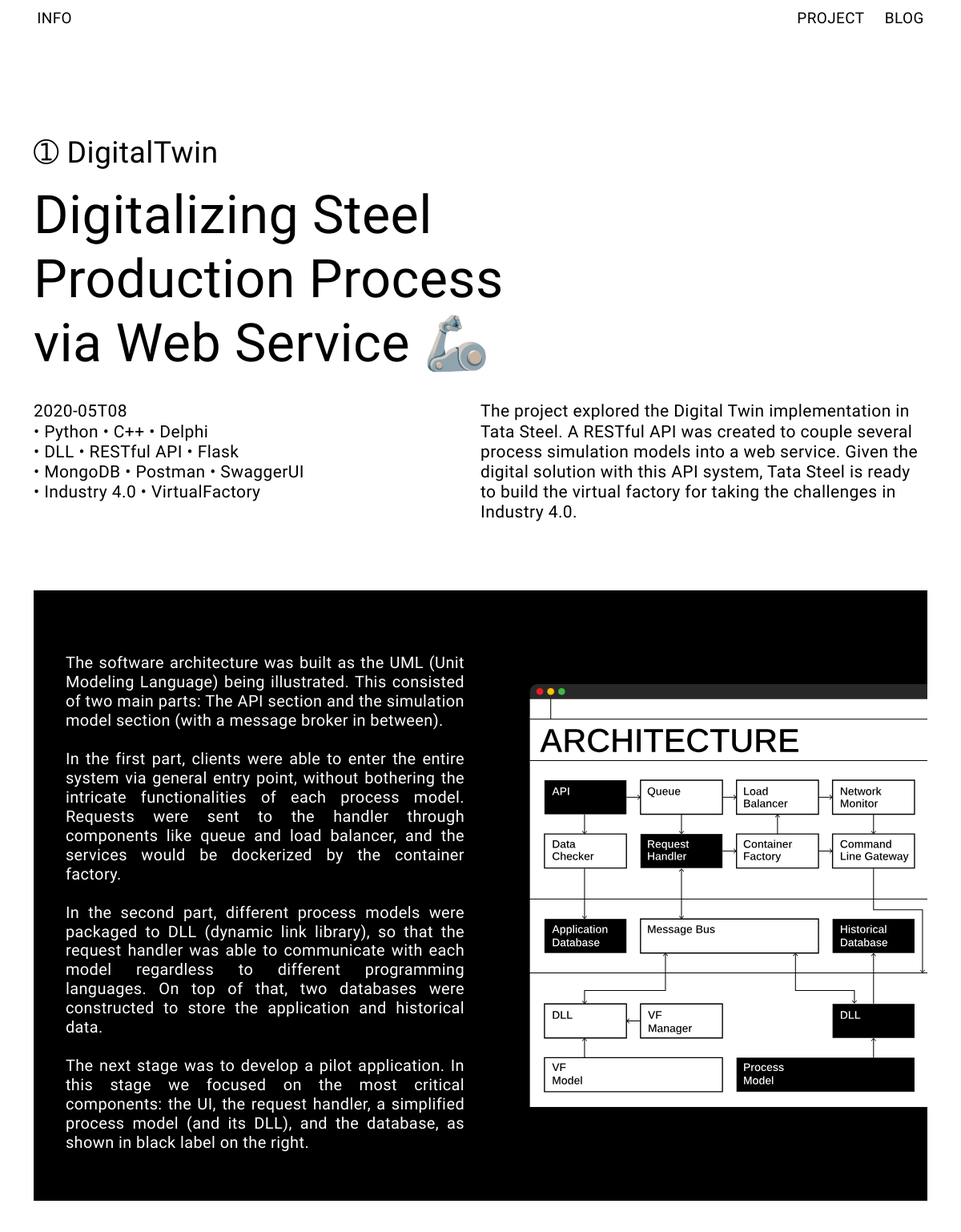
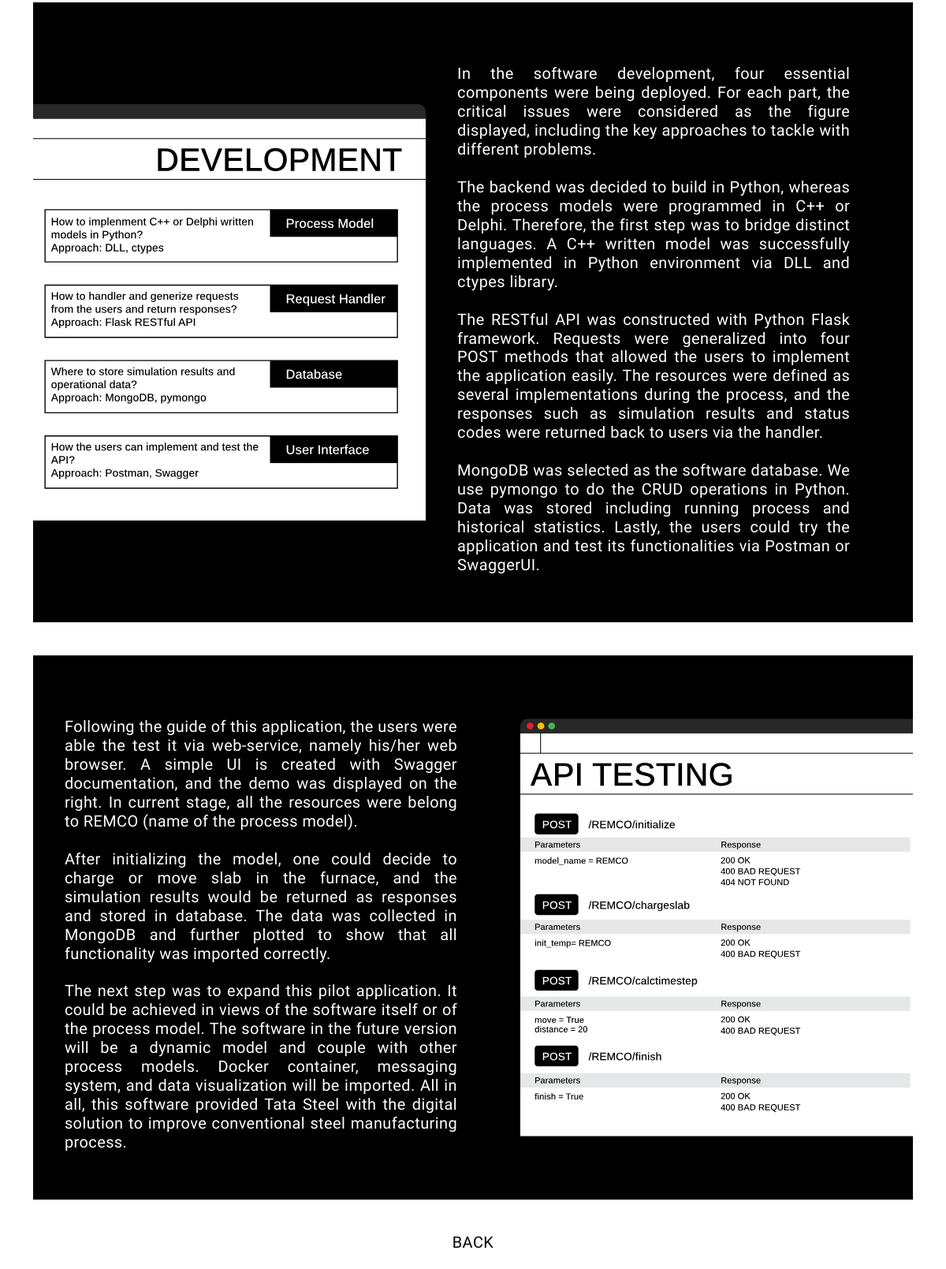
Page /project/DigitalTwin/ on the committed database (2 pictures, top to bottom).
### project/models.py (models this page shows, shortened)
class Project(models.Model):
    title = models.CharField(max_length=100)
    key = models.TextField()
    brief = models.TextField()
    slogan = models.CharField(max_length=100)
    time = models.CharField(max_length=100)
    tag = models.TextField()
    introduction = models.TextField()
    github = models.CharField(max_length=100, blank=True)
    content_1 = models.TextField()
    image_1 = models.FileField(upload_to='project/images/')
    content_2 = models.TextField()
    image_2 = models.FileField(upload_to='project/images/')
    content_3 = models.TextField()
    image_3 = models.FileField(upload_to='project/images/')

### project/views.py (the view)
# urls.py: path('<str:project_title>/', views.detail_project, name='detail_project'),
def detail_project(request, project_title):
    project = get_object_or_404(Project, title=project_title)
    return render(request, 'project/detail_project.html', {'project': project})

### project/templates/project/detail_project.html (shortened to what this page needs)
{% extends 'info/base.html' %}
{% load static %}
{% block head %}
<link rel="stylesheet" href="{% static 'project/detail_project.css' %}">
{% endblock %}
{% block content %}
<div class="project-description">
    <span class="project-title circle_{{ project.id }}">{{ project.title }}</span>
    <h1 class="slogan">
        {{ project.slogan }}
    </h1>
    <div class="column">
        <div class="left-column">
            <span class="time-stamp">
                {{ project.time }}
            </span>
            <div class="tech-tags">
                {{ project.tag|safe }}
            </div>
            <div class="github">
            </div>
        </div>
        <div class="right-column introduction">
            {{ project.introduction|safe }}
        </div>
    </div>
</div>
<div class="images-notes">
    <div class="note">
        {{ project.content_1|safe }}
    </div>
    <div class="image">
        <img src="{{ project.image_1.url}}">
    </div>
</div>
<div class="images-notes" class="reverse-img">
    <div class="image">
        <img src="{{ project.image_2.url}}">
    </div>
    <div class="note">
        {{ project.content_2|safe }}
    </div>
</div>
<div class="images-notes">
    <div class="note">
        {{ project.content_3|safe }}
    </div>
    <div class="image">
        <img src="{{ project.image_3.url}}">
    </div>
</div>
<h5 class="project-detail">
    <a href="{% url 'project:all_project' %}">BACK</a>
</h5>
{% endblock %}

### info/static/info/style.css (style rules this page uses)
* { margin: 0; padding: 0; box-sizing: border-box; font-size: 100%; font-weight: 300; font: inherit; vertical-align: baseline; }
:root { --ms-2: 0.56rem; --ms-1: 0.75rem; --ms0: 1rem; --ms1: 1.33rem; --ms2: 1.78rem; --ms3: 2.37rem; --ms4: 3.16rem; --ms5: 4.21rem; --ms6: 5.61rem; --ms7: 7.48rem; --ms8: 9.97rem; --ms9: 13.29rem; --ms10: 17.71rem; --ms11: 23.61rem; --ms12: 31.47rem; }
html, body { line-height: 1.2; font-family: "Arimo", helvetica, arial, sans-serif; height: auto; letter-spacing: 0.02em; background: #ffffff; font-size: 18px; }
@media (min-width: 576px) { html, body { font-size: 19px; } }
@media (min-width: 768px) { html, body { font-size: 20px; } }
@media (min-width: 1024px) { html, body { font-size: 21px; } }
body::before { content: ""; position: fixed; top: -10rem; left: 0px; background: rgb(255, 255, 255); width: 100vw; height: calc(10rem + 100vh); z-index: -1; }
li, a { font-size: 0.95em; color: black; text-decoration: none; list-style: none; }
.column { display: flex; flex-wrap: wrap; }
.left-column { flex: 1; position: relative; }
.right-column { flex: 1; }
.circle_1:before { content: "➀ "; }

### project/static/project/detail_project.css (style rules this page uses)
.project-description { margin: 8rem 2em 4em; }
.slogan { padding: 0.25em 0 0.5em; width: 60%; font-size: var(--ms2); }
@media (min-width: 768px) { .slogan { font-size: var(--ms3); width: 80%; } }
@media (min-width: 768px) { .time-stamp { font-size: var(--ms-1); } }
@media (min-width: 768px) { .project-title { font-size: var(--ms1); } }
@media (min-width: 1024px) { .slogan { font-size: var(--ms4); width: 60%; } }
@media (min-width: 1024px) { .time-stamp { font-size: var(--ms0); } }
@media (min-width: 1024px) { .project-title { font-size: var(--ms2); } }
.images-notes { display: flex; flex-wrap: wrap; background-color: black; margin: 2em 2em 2em; height: 100%; }
.note { flex: 1; padding: 4em; padding-bottom: 3em; padding-left: 2em; background-color: black; color: white; text-align: justify; font-size: 0.95em; line-height: 120%; }
.image { flex: 1; background-color: black; }
.image img { width: 100%; height: 100%; padding-top: 3em; padding-bottom: 3em; background-color: black; }
.project-detail { font-size: var(--ms0); padding-top: 0em; padding-bottom: 1em; text-align: center; }
.github { padding-top: 0.5em; }

### rows in the picture
Project: title "DigitalTwin", slogan "Digitalizing Steel Production Process via Web Service 🦾", time "2020-05T08", tag "• Python • C++ • Delphi • DLL • RESTful API • Flask • MongoDB • Postman • SwaggerUI • Industry 4.0 • VirtualFactory", introduction "The project explored the Digital Twin implementation in Tata Steel. A RESTful API was created to couple several process simulation models into a web service. Given the digital solution with this API system, Tata Steel is ready to build the virtual factory for taking the challenges in Industry 4.0.", content_1 "The software architecture was built as the UML (Unit Modeling Language) being illustrated. This consisted of two main parts: The API section and the simulation model section (with a message broker in between). In the first part, clients were able to enter the entire system via general entry point, without bothering the intricate functionalities of each process model. Requests were sent to the handler through components like queue and load balancer, and the services would be dockerized by the container factory. In the second part, different process models were packaged to DLL (dynamic link library), so that the request handler was able to communicate with each model regardless to different…", image_1 (picture), image_2 (picture), content_2 "In the software development, four essential components were being deployed. For each part, the critical issues were considered as the figure displayed, including the key approaches to tackle with different problems. The backend was decided to build in Python, whereas the process models were programmed in C++ or Delphi. Therefore, the first step was to bridge distinct languages. A C++ written model was successfully implemented in Python environment via DLL and ctypes library. The RESTful API was constructed with Python Flask framework. Requests were generalized into four POST methods that allowed the users to implement the application easily. The resources were defined as several…", content_3 "Following the guide of this application, the users were able the test it via web-service, namely his/her web browser. A simple UI is created with Swagger documentation, and the demo was displayed on the right. In current stage, all the resources were belong to REMCO (name of the process model). After initializing the model, one could decide to charge or move slab in the furnace, and the simulation results would be returned as responses and stored in database. The data was collected in MongoDB and further plotted to show that all functionality was imported correctly. The next step was to expand this pilot application. It could be achieved in views of the software itself or of the process…", image_3 (picture)
